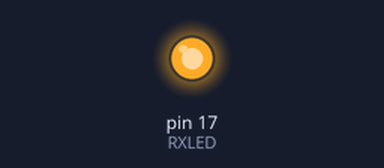
A sketch run on a simulated Arduino Leonardo, built with avr-gcc and run on an emulated ATmega32U4. Parts: output pins drawn as LEDs (lit = HIGH).

Above: at 0.7 s.
At 2.55 s:
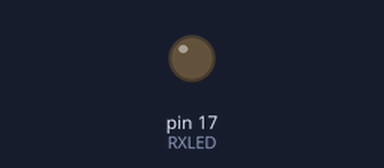
Timing chart, 0 to 3.0 s (numbered marks = the images above):
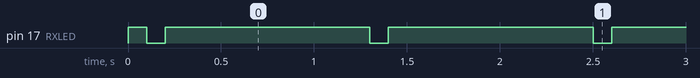

The sketch:

sketch_jun12a.ino
```cpp
int RXLED = 17;
void setup() {
  // put your setup code here, to run once:
pinMode(RXLED, OUTPUT);
}

void loop() {
  // put your main code here, to run repeatedly:
digitalWrite(RXLED, HIGH);
TXLED0;
delay(100);
digitalWrite(RXLED, LOW);
TXLED1;
delay(100);
digitalWrite(RXLED, HIGH);
TXLED0;
delay(1000);
}
```

Measured:
- by itself, pin 17 (RXLED): repeats every 1.2 s: LOW 0.10 s, HIGH 1.1 s
